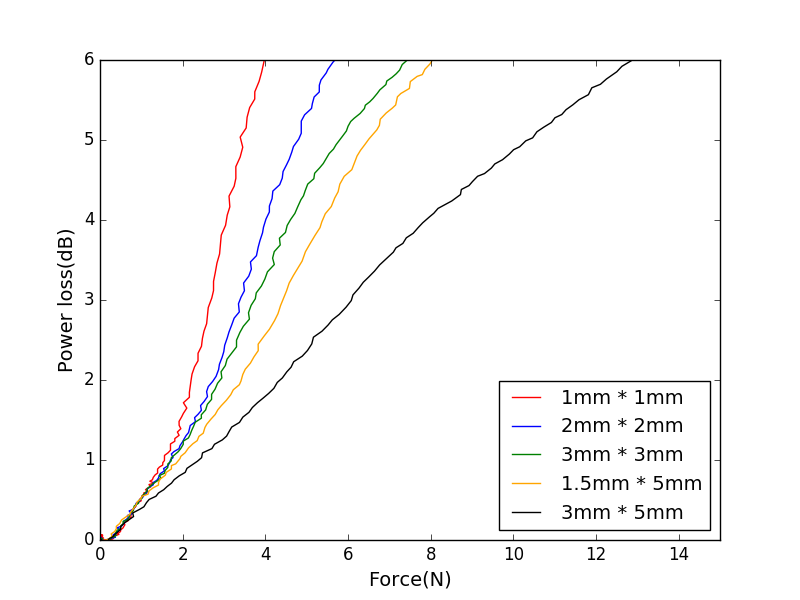

This figure's Python source:
import math
import matplotlib.pyplot as plt
from matplotlib.animation import FuncAnimation

force = []
loss1 = []
loss2 = []




index=['9_12_data_1_2nd','9_12_data_3','9_12_data_5','9_12_data_7','9_12_data_9']
color=['red','blue','green','orange','black']
label=['1mm * 1mm','2mm * 2mm','3mm * 3mm','1.5mm * 5mm','3mm * 5mm']

if __name__ == '__main__':
    for i in range(len(index)):
        myfile = myfile = open('/home/zhong/Sensor/src/final_script/single_test/' + index[i]+'/5000.txt')
        force_z = []
        voltage_1 = []
        voltage_2 = []
        for i in range(150):
            print ('i is %d'%i)
            a = myfile.readline()
            a = a.replace('[', ' ')
            a = a.replace(']', ' ')
            a = a.split()
            force_z.append(a[5])
            voltage_1.append(a[6])
            voltage_2.append(a[7])
        myfile.close()
        force_z = list(map(float, force_z))
        voltage_1 = list(map(float, voltage_1))
        # voltage_2 = list(map(float, voltage_2))
        # voltage_1 = [i-100.0 for i in voltage_1]
        # voltage_2 = [i-1200.0 for i in voltage_2]
        loss_1 = [10 * math.log10(voltage_1[0] / i) for i in voltage_1]
        # loss_2 = [10 * math.log10(voltage_2[0] / i) for i in voltage_2]
        force_z = [-i for i in force_z]
        force_intial=force_z[0]
        force_z = [i-force_intial for i in force_z]
        force.append(force_z)
        loss1.append(loss_1)


    font1 = {'family' : 'Times New Roman',
    'weight' : 'normal',
    'size'   : 14,
    }

    plt.xlim(0, 15)
    plt.ylim(0, 6)
    plt.xlabel('Force(N)',font1)
    plt.ylabel('Power loss(dB)',font1)
    for j in range(len(index)):
        plt.plot(force[j],loss1[j],color=color[j],label=label[j],linewidth=1)
    plt.xlabel('Force(N)')
    plt.ylabel('Power loss(dB)')
    plt.legend(loc='lower right',prop=font1)
    # plt.title("Force-Power loss relationship")
    plt.show()
